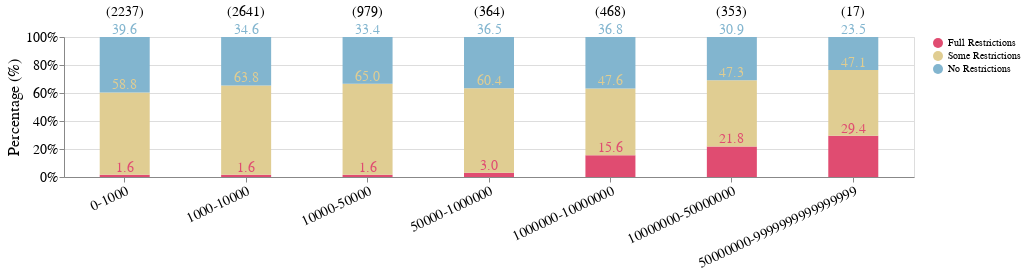

Here is the notebook cell this chart was saved with:
### Markdown cell above
### Plot Num Tokens against Robots Restrictions per Company

### Code cell
size_bucket_to_urls = robots_util.bucket_urls_by_size(
    c4_url_to_counts, 
    bucket_boundaries=[0, 1000, 10000, 50000, 1000000, 10000000, 50000000, 9999999999999999]
)
robots_util.plot_size_against_restrictions(
    url_robots_summary,
    size_bucket_to_urls,
    "OpenAI",
    setting="train"
)

### Figure 1 — Vega-Lite specification as saved in the notebook (floating-point values rounded to 4 significant figures)
{"config": {"view": {"continuousWidth": 300, "continuousHeight": 300}}, "layer": [{"mark": {"type": "bar", "width": 50}, "encoding": {"color": {"field": "category", "legend": {"title": null}, "scale": {"range": ["#e04c71", "#e0cd92", "#82b5cf"]}, "sort": ["Full Restrictions", "Some Restrictions", "No Restrictions"], "type": "nominal"}, "order": {"field": "order", "type": "ordinal"}, "x": {"axis": {"labelAngle": -25, "labelFontSize": 14}, "field": "index", "sort": ["0-1000", "1000-10000", "10000-50000", "50000-1000000", "1000000-10000000", "10000000-50000000", "50000000-9999999999999999"], "title": null, "type": "nominal"}, "y": {"axis": {"format": "%", "labelFontSize": 14, "title": "Percentage (%)", "titleFontSize": 16, "titleFontWeight": "normal"}, "field": "percentage", "scale": {"domain": [0, 1]}, "sort": ["Full Restrictions", "Some Restrictions", "No Restrictions"], "stack": "normalize", "type": "quantitative"}}}, {"mark": {"type": "text", "align": "center", "baseline": "middle", "color": "white", "dx": 0, "dy": -7, "fontSize": 14}, "encoding": {"color": {"field": "category", "legend": {"title": null}, "scale": {"range": ["#e04c71", "#e0cd92", "#82b5cf"]}, "sort": ["Full Restrictions", "Some Restrictions", "No Restrictions"], "type": "nominal"}, "order": {"field": "order", "type": "ordinal"}, "text": {"condition": {"test": "(datum.percentage > 0.05)", "field": "percentage", "format": ".1f", "type": "quantitative"}, "value": ""}, "x": {"axis": {"labelAngle": -25, "labelFontSize": 14}, "field": "index", "sort": ["0-1000", "1000-10000", "10000-50000", "50000-1000000", "1000000-10000000", "10000000-50000000", "50000000-9999999999999999"], "title": null, "type": "nominal"}, "y": {"axis": {"format": "%", "labelFontSize": 14, "title": "Percentage (%)", "titleFontSize": 16, "titleFontWeight": "normal"}, "field": "percentage", "scale": {"domain": [0, 1]}, "sort": ["Full Restrictions", "Some Restrictions", "No Restrictions"], "stack": "normalize", "type": "quantitative"}}}, {"data": {"name": "data-82582c223e837c779f3b8e4f89c6849c"}, "mark": {"type": "text", "align": "center", "baseline": "top", "dy": -32, "fontSize": 14}, "encoding": {"text": {"field": "text_label", "type": "nominal"}, "x": {"field": "index", "sort": ["Full Restrictions", "Some Restrictions", "No Restrictions"], "title": null, "type": "nominal"}, "y": {"value": 0}}}], "data": {"name": "data-1ff5956d7449084efdf7a6bcbe3e4f29"}, "height": 140, "title": "", "width": 850, "$schema": "https://vega.github.io/schema/vega-lite/v5.17.0.json", "datasets": {"data-1ff5956d7449084efdf7a6bcbe3e4f29": [{"index": "0-1000", "category": "Full Restrictions", "value": 36, "percentage": 1.609, "order": 0}, {"index": "1000-10000", "category": "Full Restrictions", "value": 43, "percentage": 1.628, "order": 0}, {"index": "10000-50000", "category": "Full Restrictions", "value": 16, "percentage": 1.634, "order": 0}, {"index": "50000-1000000", "category": "Full Restrictions", "value": 11, "percentage": 3.022, "order": 0}, {"index": "1000000-10000000", "category": "Full Restrictions", "value": 73, "percentage": 15.6, "order": 0}, {"index": "10000000-50000000", "category": "Full Restrictions", "value": 77, "percentage": 21.81, "order": 0}, {"index": "\n50000000-9999999999999999", "category": "Full Restrictions", "value": 5, "percentage": 29.41, "order": 0}, {"index": "0-1000", "category": "Some Restrictions", "value": 1315, "percentage": 58.78, "order": 1}, {"index": "1000-10000", "category": "Some Restrictions", "value": 1684, "percentage": 63.76, "order": 1}, {"index": "10000-50000", "category": "Some Restrictions", "value": 636, "percentage": 64.96, "order": 1}, {"index": "50000-1000000", "category": "Some Restrictions", "value": 220, "percentage": 60.44, "order": 1}, {"index": "1000000-10000000", "category": "Some Restrictions", "value": 223, "percentage": 47.65, "order": 1}, {"index": "10000000-50000000", "category": "Some Restrictions", "value": 167, "percentage": 47.31, "order": 1}, {"index": "\n50000000-9999999999999999", "category": "Some Restrictions", "value": 8, "percentage": 47.06, "order": 1}, {"index": "0-1000", "category": "No Restrictions", "value": 886, "percentage": 39.61, "order": 2}, {"index": "1000-10000", "category": "No Restrictions", "value": 914, "percentage": 34.61, "order": 2}, {"index": "10000-50000", "category": "No Restrictions", "value": 327, "percentage": 33.4, "order": 2}, {"index": "50000-1000000", "category": "No Restrictions", "value": 133, "percentage": 36.54, "order": 2}, {"index": "1000000-10000000", "category": "No Restrictions", "value": 172, "percentage": 36.75, "order": 2}, {"index": "10000000-50000000", "category": "No Restrictions", "value": 109, "percentage": 30.88, "order": 2}, {"index": "\n50000000-9999999999999999", "category": "No Restrictions", "value": 4, "percentage": 23.53, "order": 2}], "data-82582c223e837c779f3b8e4f89c6849c": [{"index": "0-1000", "total": 2237, "text_label": "(2237)"}, {"index": "1000-10000", "total": 2641, "text_label": "(2641)"}, {"index": "10000-50000", "total": 979, "text_label": "(979)"}, {"index": "50000-1000000", "total": 364, "text_label": "(364)"}, {"index": "1000000-10000000", "total": 468, "text_label": "(468)"}, {"index": "10000000-50000000", "total": 353, "text_label": "(353)"}, {"index": "\n50000000-9999999999999999", "total": 17, "text_label": "(17)"}]}}
